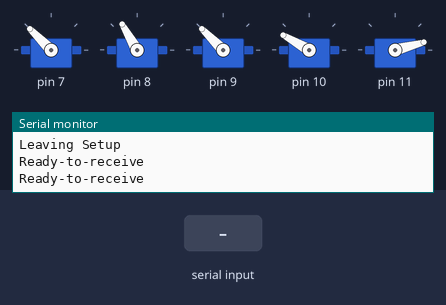
Simulated run of this sketch. Board: Arduino Uno, built with avr-gcc and run on an emulated ATmega328P. On the bench: 5 × servo, the last lines printed to the serial monitor. The test bench sets the inputs (shaded band).

Above: at 1.2 s.
1.3 s: "30,150,10\n" received over Serial
At 2.9 s:
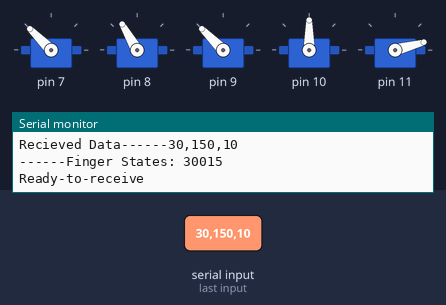
3.8 s: "1\n" received over Serial
At 6.0 s:
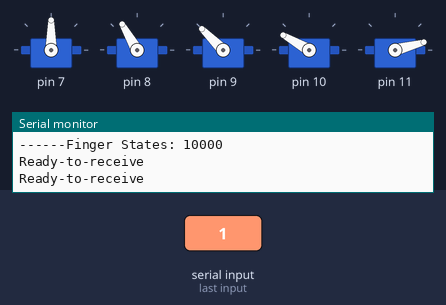
6.3 s: "2\n" received over Serial
At 7.9 s:
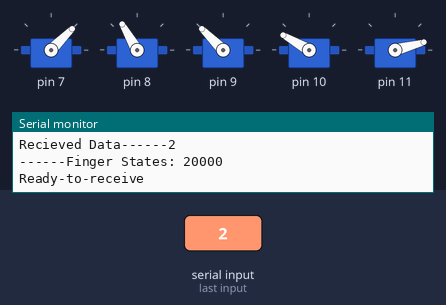
8.8 s: "90,45,200\n" received over Serial
At 11.0 s:
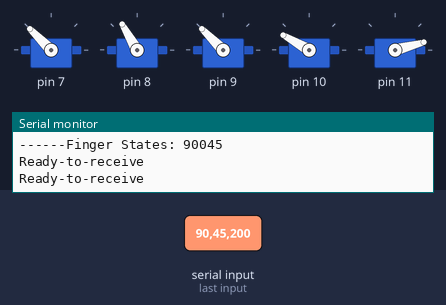
11.3 s: "200\n" received over Serial
At 12.9 s:
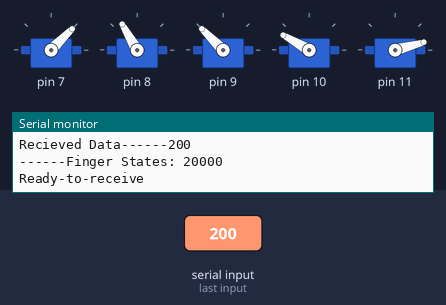
Timing chart, 0 to 14.4 s (numbered marks = the images above; inputs shaded):
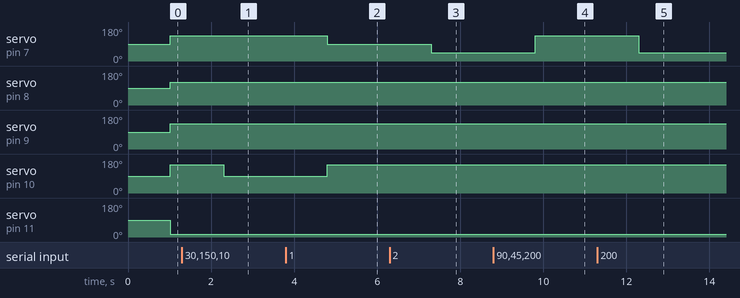

The sketch:

robothand_polling.ino
```cpp
#include "Arduino.h"
#include <Servo.h>

#define THUMB_LOW 45
#define THUMB_MIDDLE 90
#define THUMB_HIGH 135

#define INDEX_LOW 65
#define INDEX_MIDDLE 90
#define INDEX_HIGH 120

#define MIDDLE_LOW 45
#define MIDDLE_MIDDLE 90
#define MIDDLE_HIGH 135

#define RING_LOW 45
#define RING_MIDDLE 90
#define RING_HIGH 150

#define PINKY_LOW 90
#define PINKY_MIDDLE 90
#define PINKY_HIGH 15

Servo fingerServos[5]; // create servo object to control a servo
void moveServo(int);
int FingerPositions[5] = {THUMB_LOW, INDEX_LOW, MIDDLE_LOW, RING_LOW, PINKY_LOW};
int servoAnglesLow[5] = {THUMB_LOW, INDEX_LOW, MIDDLE_LOW, RING_LOW, PINKY_LOW};
int servoAnglesHigh[5] = {THUMB_HIGH, INDEX_HIGH, MIDDLE_HIGH, RING_HIGH, PINKY_HIGH};
int servoAnglesMiddle[5] = {THUMB_MIDDLE, INDEX_MIDDLE, MIDDLE_MIDDLE, RING_MIDDLE, PINKY_MIDDLE};
String serial_cmd = "";

void setup()
{
  // put your setup code here, to run once:
  Serial.begin(115200);
  Serial.println("Starting Program");
  delay(20);

  fingerServos[0].attach(7);  // attaches the servo on pin 7 to the servo object (thumb)
  fingerServos[1].attach(8);  // attaches the servo on pin 8 to the servo object (Index)
  fingerServos[2].attach(9);  // attaches the servo on pin 9 to the servo object (Middle)
  fingerServos[3].attach(10); // attaches the servo on pin 10 to the servo object (ring)
  fingerServos[4].attach(11); // attaches the servo on pin 11 to the servo object (pinky)
  Serial.println("Leaving Setup");
}

void loop()
{
  Serial.println("Ready-to-receive");
  if (Serial)
  {
    serial_cmd = Serial.readString();
    //Get end of serial
    int end = serial_cmd.indexOf("x");
    //Get start if serial
    int start = serial_cmd.indexOf("h");
    if (serial_cmd != "waiting" && serial_cmd != "" && serial_cmd != "NODATA")
    {
      FingerPositions[0] = (serial_cmd.substring((start + 1), (start + 2))).toInt();
      FingerPositions[1] = (serial_cmd.substring((start + 2), (start + 3))).toInt();
      FingerPositions[2] = (serial_cmd.substring((start + 3), (start + 4))).toInt();
      FingerPositions[3] = (serial_cmd.substring((start + 4), (start + 5))).toInt();
      FingerPositions[4] = (serial_cmd.substring((start + 5), (start + 6))).toInt();
      Serial.print("Recieved Data------");
      Serial.print(serial_cmd);
      Serial.print("------Finger States: ");
      Serial.print(FingerPositions[0]);
      Serial.print(FingerPositions[1]);
      Serial.print(FingerPositions[2]);
      Serial.print(FingerPositions[3]);
      Serial.println(FingerPositions[4]);
      serial_cmd = "NODATA";
    }
    moveServo(0); // Thumb
    moveServo(1); // Index
    moveServo(2); // Middle
    moveServo(4); // Pinky
    moveServo(3); // Ring
  }
  delay(20);
}

void moveServo(int servoNumber)
{
  if (FingerPositions[servoNumber] == 1)
  {
    fingerServos[servoNumber].write(servoAnglesMiddle[servoNumber]);
  }
  else if (FingerPositions[servoNumber] == 2)
  {
    fingerServos[servoNumber].write(servoAnglesLow[servoNumber]);
  }
  else
  {
    fingerServos[servoNumber].write(servoAnglesHigh[servoNumber]);
  }
}
```

Measured:
- after the input at 1.3 s, servo on pin 10: 150° → 90° after 1.0 s
- after the input at 3.8 s, servo on pin 7: 135° → 90° after 1.0 s; servo on pin 10: 90° → 150° after 1.0 s
- after the input at 6.3 s, servo on pin 7: 90° → 45° after 1.0 s
- after the input at 8.8 s, servo on pin 7: 45° → 135° after 1.0 s
- after the input at 11.3 s, servo on pin 7: 135° → 45° after 1.0 s
